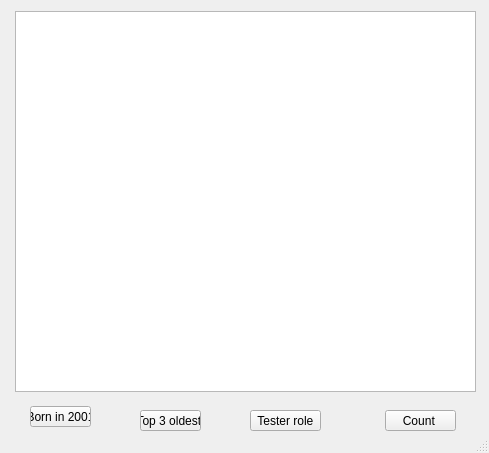
<?xml version="1.0" encoding="UTF-8"?>
<ui version="4.0">
 <class>MainWindow</class>
 <widget class="QMainWindow" name="MainWindow">
  <property name="geometry">
   <rect>
    <x>0</x>
    <y>0</y>
    <width>489</width>
    <height>453</height>
   </rect>
  </property>
  <property name="windowTitle">
   <string>MainWindow</string>
  </property>
  <widget class="QWidget" name="centralwidget">
   <widget class="QTableWidget" name="tableWidget">
    <property name="geometry">
     <rect>
      <x>15</x>
      <y>11</y>
      <width>461</width>
      <height>381</height>
     </rect>
    </property>
   </widget>
   <widget class="QPushButton" name="pushButton2001">
    <property name="geometry">
     <rect>
      <x>30</x>
      <y>406</y>
      <width>61</width>
      <height>21</height>
     </rect>
    </property>
    <property name="text">
     <string>Born in 2001</string>
    </property>
   </widget>
   <widget class="QPushButton" name="pushButtontop3">
    <property name="geometry">
     <rect>
      <x>140</x>
      <y>410</y>
      <width>61</width>
      <height>21</height>
     </rect>
    </property>
    <property name="text">
     <string>Top 3 oldest </string>
    </property>
   </widget>
   <widget class="QPushButton" name="pushButtonrole">
    <property name="geometry">
     <rect>
      <x>250</x>
      <y>410</y>
      <width>71</width>
      <height>21</height>
     </rect>
    </property>
    <property name="text">
     <string> Tester role </string>
    </property>
   </widget>
   <widget class="QPushButton" name="pushButtoncount">
    <property name="geometry">
     <rect>
      <x>385</x>
      <y>410</y>
      <width>71</width>
      <height>21</height>
     </rect>
    </property>
    <property name="text">
     <string>Count </string>
    </property>
   </widget>
  </widget>
  <widget class="QStatusBar" name="statusbar"/>
 </widget>
 <resources/>
 <connections/>
</ui>
